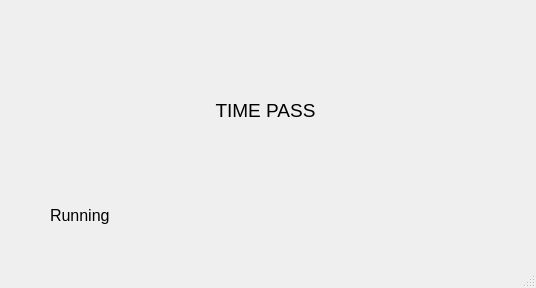
<?xml version="1.0" encoding="UTF-8"?>
<ui version="4.0">
 <class>MainWindow</class>
 <widget class="QMainWindow" name="MainWindow">
  <property name="geometry">
   <rect>
    <x>0</x>
    <y>0</y>
    <width>536</width>
    <height>288</height>
   </rect>
  </property>
  <property name="windowTitle">
   <string>MainWindow</string>
  </property>
  <widget class="QWidget" name="centralwidget">
   <widget class="QLabel" name="label">
    <property name="geometry">
     <rect>
      <x>20</x>
      <y>70</y>
      <width>491</width>
      <height>81</height>
     </rect>
    </property>
    <property name="font">
     <font>
      <pointsize>14</pointsize>
     </font>
    </property>
    <property name="text">
     <string>TIME PASS</string>
    </property>
    <property name="alignment">
     <set>Qt::AlignCenter</set>
    </property>
   </widget>
   <widget class="QLabel" name="label_2">
    <property name="geometry">
     <rect>
      <x>50</x>
      <y>200</y>
      <width>81</width>
      <height>31</height>
     </rect>
    </property>
    <property name="font">
     <font>
      <pointsize>12</pointsize>
     </font>
    </property>
    <property name="text">
     <string>Running</string>
    </property>
   </widget>
  </widget>
  <widget class="QMenuBar" name="menubar">
   <property name="geometry">
    <rect>
     <x>0</x>
     <y>0</y>
     <width>536</width>
     <height>21</height>
    </rect>
   </property>
  </widget>
  <widget class="QStatusBar" name="statusbar"/>
 </widget>
 <resources/>
 <connections/>
</ui>
